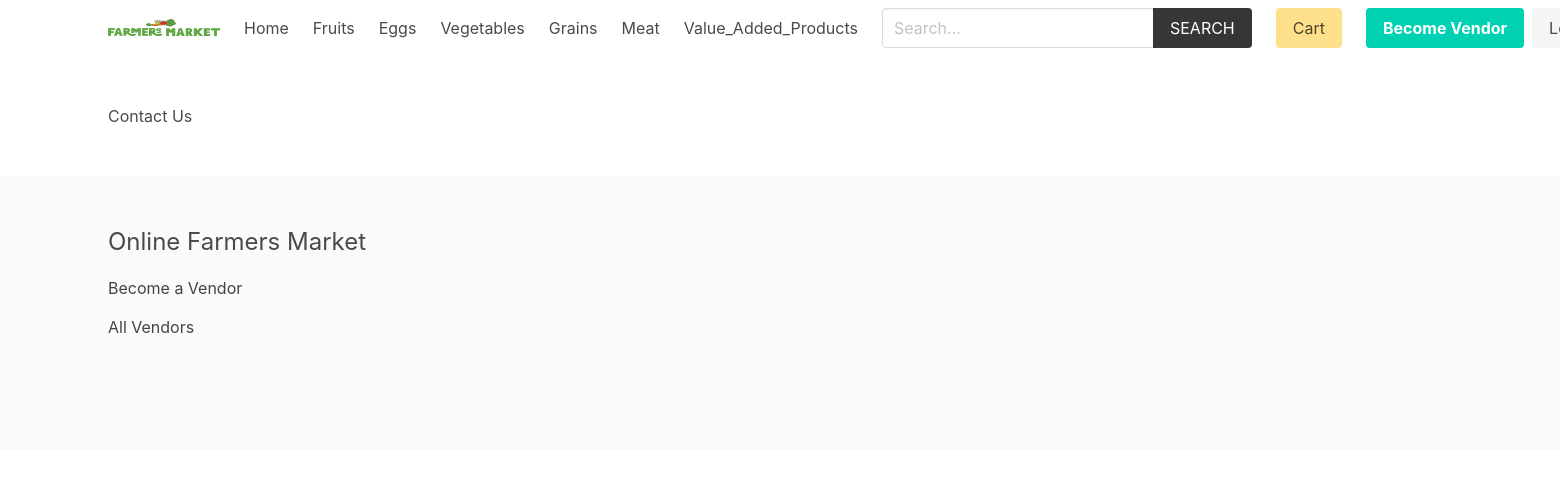
The page /contact-us/ on the database its author committed.
### product/models.py (models this page shows, shortened)
class Category(models.Model):
    title = models.CharField(max_length=50)
    slug = models.SlugField(max_length=55)
    ordering = models.IntegerField(default=0)
    class Meta:
        ordering = ['ordering']

### core/views.py (the view)
# urls.py: path('contact-us/', views.contactpage, name="contact"),
def contactpage(request):
    return render(request, 'core/contact.html')

### product/context_processors.py (called while the page is built)
def menu_categories(request):
    categories = Category.objects.all()
    return {'categories': categories}

### simple_multivendor_site/cart/cart.py (called while the page is built)
    def __len__(self):
        return sum(item['quantity'] for item in self.cart.values())

### simple_multivendor_site/cart/context_processors.py (called while the page is built)
def cart(request):
    return {'cart': Cart(request)}

### templates/core/contact.html (shortened to what this page needs)
{% extends 'core/base.html' %}
{% block content %}
    <h1>Contact Us</h1>
{% endblock content %}

### templates/core/base.html (shortened to what this page needs)
{% load static %}
<!DOCTYPE html>
<html lang="en">
<head>
    <link rel="stylesheet" href="https://cdn.jsdelivr.net/npm/bulma@0.9.2/css/bulma.min.css">
    <link rel="stylesheet" href="{% static 'css/main.css' %}">
</head>
<body>
    <div class="container">
        <nav class="navbar" role="navigation" aria-label="main navigation">
            <div class="navbar-brand">
                <a class="navbar-item" href="{% url 'core:home' %}">
                <img width="112" height=97">
                </a>
            </div>
            <div id="navbarBasicExample" class="navbar-menu">
                <div class="navbar-start">
                <a class="navbar-item" href="{% url 'core:home' %}">
                    Home
                </a>
                {% for category in categories %}
                    <a class="navbar-item" href="{% url 'product:category' category.slug %}">
                        {{category.title}}
                    </a>
                {% endfor %}
                </div>
                <div class="navbar-start">
                    <div class="navbar-item">
                        <form method="get" action="{% url 'product:search' %}">
                            <div class="field has-addons">
                                <div class="control">
                                    <input type="search" name="query" id="" class="input" placeholder="Search...">
                                </div>
                                <div class="control">
                                    <button class="button is-dark is-uppercase">Search</button>
                                </div>
                            </div>
                        </form>
                    </div>
                </div>
                <div class="navbar-end">
                <div class="navbar-item">
                    <a href="{% url 'cart:cart' %}" class="button is-warning">Cart {% if cart %}({{cart|length}}){% endif %}</a>
                </div>
                {% if request.user.is_authenticated %}
                <div class="navbar-item has-dropdown is-hoverable">
                    <a class="navbar-link is-capitalized">
                    {{user.vendor.name}}
                    </a>
                    <div class="navbar-dropdown">
                    <a class="navbar-item" href="{% url 'vendor:vendor-admin' %}">
                        Profile
                    </a>
                    <a class="navbar-item" href="{% url 'vendor:edit-vendor' %}">
                        Update Profile
                    </a>
                    <a class="navbar-item" href="{% url 'vendor:add-product' %}">
                        Add Product
                    </a>
                    <hr class="navbar-divider">
                    <a class="navbar-item" href="{% url 'vendor:logout' %}">
                        Logout
                    </a>
                    </div>
                </div>
                {% else %}
                <div class="navbar-item">
                    <div class="buttons">
                        <a class="button is-primary" href="{% url 'vendor:become-vendor' %}">
                            <strong>Become Vendor</strong>
                        </a>
                        <a class="button is-light" href="{% url 'vendor:login' %}">
                            Log in
                        </a>
                    </div>
                </div>
                {% endif %}
                </div>
            </div>
            </nav>
    </div>
    <section class="section">
        <div class="container">
            {% block content %}{% endblock content %}
        </div>
    </section>
    <footer class="footer">
        <div class="container">
            <h3 class="is-size-4 mb-4">Online Farmers Market</h3>
            {% if request.user.is_authenticated %}
                <a href="{% url 'vendor:vendor-admin' %}">Vendor Admin</a>
            {% else %}
                <a href="{% url 'vendor:become-vendor' %}">Become a Vendor</a>
            {% endif %}
            <br>
            <a href="{% url 'vendor:vendors' %}">All Vendors</a>
        </div>
    </footer>
</body>
</html>

### core/static/css/main.css (style rules this page uses)
.footer a { margin-bottom: 15px; display: inline-block; color: #444; }

### rows shown on the page
Category: title "Fruits"
Category: title "Eggs"
Category: title "Vegetables"
Category: title "Grains"
Category: title "Meat"
Category: title "Value_Added_Products"
